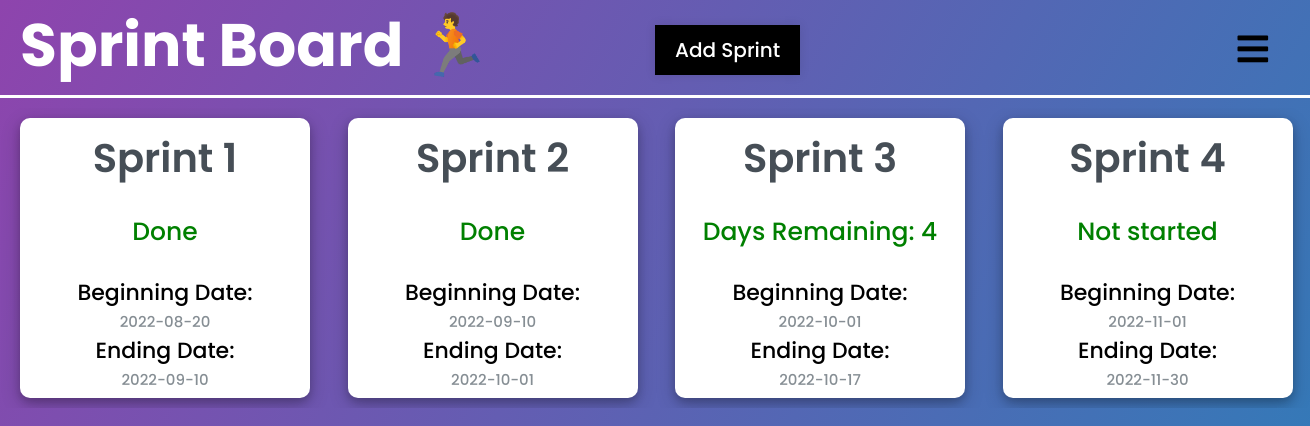
Page /sprint-board on the committed database.
### tables this page shows
CREATE TABLE "Sprint" (
	"sprint_id"	INTEGER NOT NULL UNIQUE,
	"sprint_name"	TEXT,
	"sprint_start"	TEXT,
	"sprint_end"	TEXT,
	"sprint_status"	TEXT,
	PRIMARY KEY("sprint_id" AUTOINCREMENT)
);

### app.py (the view)
@app.route("/sprint-board", methods=['POST', 'GET'])
def sprint_board():
    error = None
    users = appDb.all_users()
    task_sprint = appDb.all_sprint()
    if request.method == "POST":
        card_name = request.form.get("taskname")
        card_start_date = request.form.get("start_date")
        card_end_date = request.form.get("end_date")
        card_start_date_split = card_start_date.split("-")
        card_end_date_split = card_end_date.split("-")
        card_start_year = int(card_start_date_split[0])
        card_start_month = int(card_start_date_split[1])
        card_start_day = int(card_start_date_split[2])
        card_end_year = int(card_end_date_split[0])
        card_end_month = int(card_end_date_split[1])
        card_end_day = int(card_end_date_split[2])
        if card_start_year > card_end_year:
            error = "Start year more than end year"
        elif card_start_month > card_end_month and card_start_year == card_end_year:
            error = "Start month more than end month"
        elif card_start_day > card_end_day and card_start_month == card_end_month:
            error = "Start day more than end day"
        else:
            try:
                appDb.create_sprint(card_name, sprint_start=card_start_date, sprint_end=card_end_date)
                return redirect("/sprint-board")
            except:
                return "There was an issue addind your task!"
    else:
        task_sprint = appDb.all_sprint()
    length = len(task_sprint)
    list_of_days = []
    for sprint in task_sprint:
        card_start = sprint[2].split("-")
        card_start_year = int(card_start[0])
        card_start_month = int(card_start[1])
        card_start_day = int(card_start[2])
        card_start = datetime.datetime(card_start_year, card_start_month, card_start_day)
        card_end = sprint[3].split("-")
        card_end_year = int(card_end[0])
        card_end_month = int(card_end[1])
        card_end_day = int(card_end[2])
        card_end = datetime.datetime(card_end_year, card_end_month, card_end_day)
        today = datetime.date.today()
        today_with_time = datetime.datetime(year=today.year, month=today.month, day=today.day)
        if card_start > today_with_time:
            list_of_days.append("Not started")
        else:
            days_left = (card_end - today_with_time).days
            if days_left <= 0:
                list_of_days.append("Done")
            else:
                list_of_days.append(f"Days Remaining: {days_left}")
    return render_template("sprint-board.html",task_sprint=task_sprint,users=users, error = error, list_of_days=list_of_days, length=length)

### db.py (called while the page is built)
    def all_users(self) :
        try :
            self.cursor.execute(
                "SELECT * from user")
            return self.cursor.fetchall()
        except Exception as e :
            return e

    def all_sprint(self) :
        try :
            self.cursor.execute(
                "Select * from sprint")
            return self.cursor.fetchall()
        except Exception as e :
            return e

### templates/sprint-board.html (shortened to what this page needs)
{% extends "base.html" %}
{% block head %}
<link rel="stylesheet" href="https://use.fontawesome.com/releases/v5.15.4/css/all.css"/>
{% endblock %}
{% block body %}
<div class="product_backlog">
    <h1>Sprint Board &#127939;</h1>
    <label for="add_task_check" class="show_add_task_btn">Add Sprint</label>
    <label for="check">
        <i class="fas fa-bars" id="btn"></i>
    </label>
    <div class="task_box">
        {% for task in range(length) %}
            <div class="miniature_card" style="height: 280px;max-height: 280px;">
                <div class="front_facing">
                    <div class="card_text">
                        <h3 class="name" style="text-align:center;font-size:40px">{{task_sprint[task][1]}}</h3>
                        <br>
                    </div>
                    <div class="tag_type_priority" style="text-align:center">
                        <center> <span class="quote4" style="color:green;font-size: 25px">{{list_of_days[task]}}</span></center>
                        <br>
                        <span class="quote3">Beginning Date:</span>
                        <br>
                        <span class="quote2">{{task_sprint[task][2]}}</span>
                        <br>
                        <span class="quote3">Ending Date:</span>
                        <br>
                        <span class="quote2">{{task_sprint[task][3]}}</span>
                        <br>
                    </div>
                </div>
            </div>
        {% endfor %}
    </div>
</div>
{% endblock %}

### static/css/main.css (style rules this page uses)
* { margin: 0; padding: 0; box-sizing: border-box; font-family: "Poppins", sans-serif; }
body { margin: 0; padding: 0; overflow: hidden; }
.product_backlog { background: linear-gradient(120deg, #8e44ad, #2980b9); height: 100vh; }
.product_backlog h1 { text-align: left; padding-left: 20px; padding-bottom: 5px; border-bottom: 3px solid white; font-size: 60px; color: white; }
label #btn, label #cancel { position: absolute; cursor: pointer; border-radius: 3px; }
label #btn { right: 30px; top: 25px; font-size: 35px; color: black; padding: 6px 12px; transition: all .5s; }
.show_add_task_btn { background-color: black; padding: 10px 20px; font-size: 20px; font-weight: 500; color: white; cursor: pointer; box-shadow: 0px 0px 10px rgba(0,0,0,0.1); border-color: black; position: absolute; top: 25px; left: 50%; }
.task_box { display: grid; grid-template-columns: repeat(4, minmax(150px, 0.5fr)); grid-row: 150px; padding: 10px; gap: 20px; justify-content: center; overflow: auto; max-height: 90%; margin-top: 10px; }
.miniature_card { width: 290px; max-width: 290px; height: 310px; max-height: 310px; background-color: #fff; justify-content: left; align-items: left; text-align: left; border-radius: 10px; box-shadow: 0 4px 8px 0 rgba(0, 0, 0, 0.2), 0 6px 20px 0 rgba(0, 0, 0, 0.19); padding: 10px; overflow: hidden; margin-left: 10px; word-wrap: break-word; }
.miniature_card .name { font-size: 22px; color: #464e56; font-weight: 600; }
.miniature_card .quote2 { font-size: 15px; font-weight: 500; color: #868e94; }
.miniature_card .quote3 { font-size: 22px; font-weight: 500; color: #000000; }
.miniature_card .quote4 { font-size: 22px; font-weight: 500; }

### rows in the picture
Sprint: sprint_name "Sprint 1", sprint_start "2022-08-20", sprint_end "2022-09-10"
Sprint: sprint_name "Sprint 2", sprint_start "2022-09-10", sprint_end "2022-10-01"
Sprint: sprint_name "Sprint 3", sprint_start "2022-10-01", sprint_end "2022-10-17"
Sprint: sprint_name "Sprint 4", sprint_start "2022-11-01", sprint_end "2022-11-30"

### other values in the picture
{{ list_of_days[task] }} "Done" "Done" "Days Remaining: 4" "Not started"
